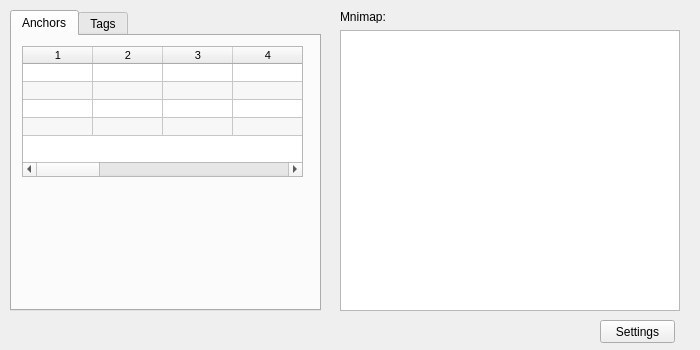
<?xml version="1.0" encoding="UTF-8"?>
<ui version="4.0">
 <class>GraphicsWidget</class>
 <widget class="QWidget" name="GraphicsWidget">
  <property name="geometry">
   <rect>
    <x>0</x>
    <y>0</y>
    <width>700</width>
    <height>350</height>
   </rect>
  </property>
  <property name="maximumSize">
   <size>
    <width>700</width>
    <height>350</height>
   </size>
  </property>
  <property name="windowTitle">
   <string>Form</string>
  </property>
  <widget class="QTabWidget" name="tabWidget">
   <property name="geometry">
    <rect>
     <x>10</x>
     <y>10</y>
     <width>311</width>
     <height>301</height>
    </rect>
   </property>
   <property name="maximumSize">
    <size>
     <width>311</width>
     <height>400</height>
    </size>
   </property>
   <property name="currentIndex">
    <number>0</number>
   </property>
   <widget class="QWidget" name="tab_2">
    <attribute name="title">
     <string>Anchors</string>
    </attribute>
    <widget class="QTableWidget" name="anchorTable">
     <property name="geometry">
      <rect>
       <x>10</x>
       <y>10</y>
       <width>281</width>
       <height>131</height>
      </rect>
     </property>
     <property name="sizePolicy">
      <sizepolicy hsizetype="Minimum" vsizetype="Minimum">
       <horstretch>0</horstretch>
       <verstretch>0</verstretch>
      </sizepolicy>
     </property>
     <property name="minimumSize">
      <size>
       <width>0</width>
       <height>112</height>
      </size>
     </property>
     <property name="maximumSize">
      <size>
       <width>350</width>
       <height>16777215</height>
      </size>
     </property>
     <property name="font">
      <font>
       <pointsize>8</pointsize>
      </font>
     </property>
     <property name="sizeAdjustPolicy">
      <enum>QAbstractScrollArea::AdjustToContents</enum>
     </property>
     <property name="alternatingRowColors">
      <bool>true</bool>
     </property>
     <property name="rowCount">
      <number>4</number>
     </property>
     <property name="columnCount">
      <number>12</number>
     </property>
     <attribute name="horizontalHeaderDefaultSectionSize">
      <number>70</number>
     </attribute>
     <attribute name="horizontalHeaderMinimumSectionSize">
      <number>70</number>
     </attribute>
     <attribute name="horizontalHeaderStretchLastSection">
      <bool>false</bool>
     </attribute>
     <attribute name="verticalHeaderVisible">
      <bool>false</bool>
     </attribute>
     <attribute name="verticalHeaderDefaultSectionSize">
      <number>18</number>
     </attribute>
     <attribute name="verticalHeaderHighlightSections">
      <bool>true</bool>
     </attribute>
     <attribute name="verticalHeaderMinimumSectionSize">
      <number>18</number>
     </attribute>
     <row/>
     <row/>
     <row/>
     <row/>
     <column/>
     <column/>
     <column/>
     <column/>
     <column/>
     <column/>
     <column/>
     <column/>
     <column/>
     <column/>
     <column/>
     <column/>
    </widget>
   </widget>
   <widget class="QWidget" name="tab_3">
    <attribute name="title">
     <string>Tags</string>
    </attribute>
    <widget class="QTableWidget" name="tagTable">
     <property name="geometry">
      <rect>
       <x>10</x>
       <y>10</y>
       <width>281</width>
       <height>261</height>
      </rect>
     </property>
     <property name="sizePolicy">
      <sizepolicy hsizetype="Minimum" vsizetype="Minimum">
       <horstretch>0</horstretch>
       <verstretch>0</verstretch>
      </sizepolicy>
     </property>
     <property name="minimumSize">
      <size>
       <width>0</width>
       <height>71</height>
      </size>
     </property>
     <property name="maximumSize">
      <size>
       <width>700</width>
       <height>16777215</height>
      </size>
     </property>
     <property name="font">
      <font>
       <pointsize>8</pointsize>
      </font>
     </property>
     <property name="sizeAdjustPolicy">
      <enum>QAbstractScrollArea::AdjustToContents</enum>
     </property>
     <property name="alternatingRowColors">
      <bool>true</bool>
     </property>
     <property name="rowCount">
      <number>0</number>
     </property>
     <property name="columnCount">
      <number>11</number>
     </property>
     <attribute name="horizontalHeaderDefaultSectionSize">
      <number>70</number>
     </attribute>
     <attribute name="horizontalHeaderMinimumSectionSize">
      <number>70</number>
     </attribute>
     <attribute name="horizontalHeaderStretchLastSection">
      <bool>false</bool>
     </attribute>
     <attribute name="verticalHeaderDefaultSectionSize">
      <number>18</number>
     </attribute>
     <attribute name="verticalHeaderMinimumSectionSize">
      <number>18</number>
     </attribute>
     <column/>
     <column/>
     <column/>
     <column/>
     <column/>
     <column/>
     <column/>
     <column/>
     <column/>
     <column/>
     <column/>
    </widget>
   </widget>
  </widget>
  <widget class="GraphicsView" name="graphicsView">
   <property name="geometry">
    <rect>
     <x>340</x>
     <y>30</y>
     <width>340</width>
     <height>281</height>
    </rect>
   </property>
   <property name="maximumSize">
    <size>
     <width>340</width>
     <height>281</height>
    </size>
   </property>
  </widget>
  <widget class="QLabel" name="label">
   <property name="geometry">
    <rect>
     <x>340</x>
     <y>10</y>
     <width>47</width>
     <height>13</height>
    </rect>
   </property>
   <property name="text">
    <string>Mnimap:</string>
   </property>
  </widget>
  <widget class="QPushButton" name="BTSettings">
   <property name="geometry">
    <rect>
     <x>600</x>
     <y>320</y>
     <width>75</width>
     <height>23</height>
    </rect>
   </property>
   <property name="text">
    <string>Settings</string>
   </property>
  </widget>
 </widget>
 <customwidgets>
  <customwidget>
   <class>GraphicsView</class>
   <extends>QGraphicsView</extends>
   <header>GraphicsView.h</header>
  </customwidget>
 </customwidgets>
 <resources/>
 <connections/>
</ui>
